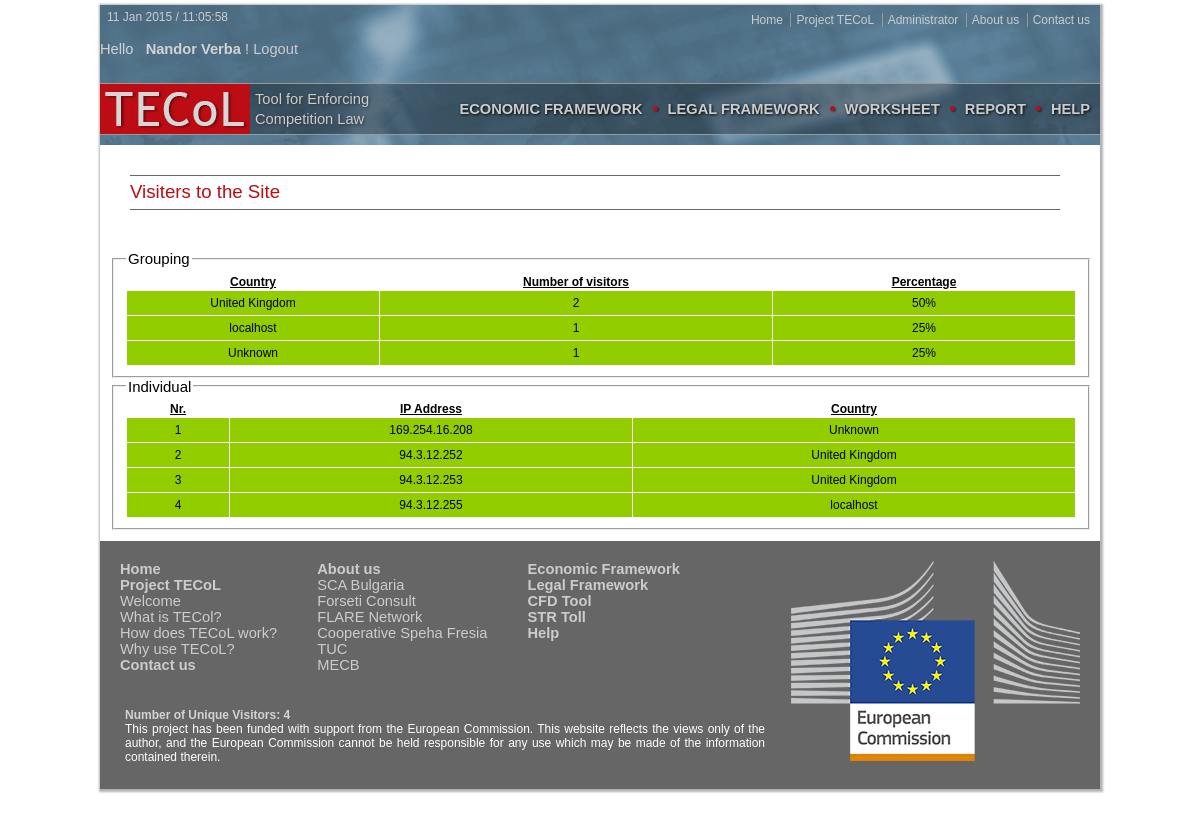
The page /tecol/admin_visits.php (signed in) on the database its author committed.
### tables this page shows
CREATE TABLE IF NOT EXISTS `visitors` (
  `id` int(11) NOT NULL AUTO_INCREMENT,
  `ip` varchar(255) NOT NULL,
  `country` varchar(255) NOT NULL,
  PRIMARY KEY (`id`)
);

### tecol/admin_visits.php (the view, shortened to what this page needs)
<!DOCTYPE html PUBLIC "-//W3C//DTD XHTML 1.0 Transitional//EN" "http://www.w3.org/TR/xhtml1/DTD/xhtml1-transitional.dtd">
<html xmlns="http://www.w3.org/1999/xhtml">
<?php
include 'header.php';
?>
		<div style='width:</h3></div>;float:left'>
          <div id="page-title"><h3>Visiters to the Site </h3></div>
		  <div style='width:</h3></div>;float:left;padding:10px'>
		  <fieldset >
				<legend style='font-size:15px'>Grouping</legend>
				<table style="width:950px;font-size:12px">
					<tr bgcolor='#FFFFFF' style='text-decoration:underline;'>
						<th width="250px">Country</td>
						<th >Number of visitors</td>
						<th width="300px" >Percentage</td>
					</tr>
					<?php
					$q="SELECT * FROM `visitors` ";
					$result=mysql_query($q);
					$tot=mysql_num_rows($result);
					$q="SELECT count(*),country FROM `visitors` Group by country ORDER BY COUNT(*) DESC ";
					$result=mysql_query($q);
					while($row = mysql_fetch_assoc($result))
					{
					{echo "<tr bgcolor='#92CD00' style='text-align:center'>";}
					echo "<td>".$row['country']."</td>";
					echo "<td>".$row['count(*)']."</td>";
					echo "<td>".round($row['count(*)']/$tot*100,2)."%"."</td>";
					}
					?>
		</table>
			</fieldset>
			<fieldset >
				<legend style='font-size:15px'>Individual</legend>
				<table style="width:950px;font-size:12px">
					<tr bgcolor='#FFFFFF' style='text-decoration:underline;'>
						<th width="100px">Nr.</td>
						<th width="400px">IP Address</td>
						<th >Country</td>
					</tr>
					<?php
					$q="SELECT * FROM `visitors` ORDER BY country DESC";
					$result=mysql_query($q);
					$i=0;
					while($row = mysql_fetch_assoc($result))
					{
					$i++;
					{echo "<tr bgcolor='#92CD00' style='text-align:center'>";}
					echo "<td>".$i."</td>";
					echo "<td>".$row['ip']."</td>";
					echo "<td>".$row['country']."</td>";
					}
					?>
		</table>
			</fieldset>
		  </div>
		  </div>
<?php
include 'footer.php';
?>

### tecol/styles/style-tecol-tool.css (style rules this page uses)
html, body, img, p, h1, h2, h3, h4, h5, #wrapper, #container, header, #logo-nav-container, #logo, #slogan, nav, .sub-nav, .main-nav, .main-nav li, article, section, #page-title #sec-1, #sec-2, table, #sec-3, #cfd-button, footer, #footer-menu, .fm01, .fm02, .fm03, #ec-logo, #contact { margin: 0; padding: 0; border: 0; text-decoration: none; }
html { font-family: Arial, Helvetica, sans-serif; width: 1000px; margin-top: 5px; margin-right: auto; margin-bottom: 30px; margin-left: auto; height: auto; clear: both; }
h3 { font-size: 12pt; font-family: Arial, Helvetica, sans-serif; font-weight: normal; }
#page-title { vertical-align: middle; width: 930px; height: 33px; display: table-cell; float: left; border-bottom-width: 1px; border-bottom-style: solid; border-bottom-color: #666666; margin: 30px; border-top-width: 1px; border-top-style: solid; border-top-color: #666666; }
#page-title h3 { color: #BC0D14; font-weight: bold; padding-right: 15px; font-size: 14pt; font-weight: normal; font-family: Arial, Helvetica, sans-serif; float: left; padding-top: 5px; padding-bottom: 5px; }
table { border-spacing: 1px; text-align: center; margin: auto; }
tr td { padding: 5px; }

### rows shown on the page
visitors: ip "169.254.16.208", country "Unknown"
visitors: ip "94.3.12.252", country "United Kingdom"
visitors: ip "94.3.12.253", country "United Kingdom"
visitors: ip "94.3.12.255", country "localhost"

### other values the page prints
$_SESSION['username'] "Nandor Verba"
$row['country'] "United Kingdom"
$row['count(*)'] "2"
$row['count(*)']/$tot*100 "50"
$row['country'] "localhost"
$row['count(*)'] "1"
$row['count(*)']/$tot*100 "25"
$row['country'] "Unknown"
$res2 "4"
